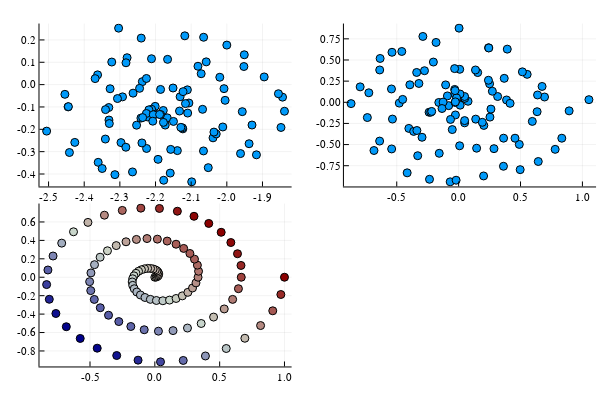

Notebook code cell kept with this figure:
### Markdown cell above
Now transforming the $X$ matrix in the $X_E$ using the $R,t,c$ paramaters $X_E=cXR+ht$.
And calculing the $err$ error of the $X_E$ matrix against $Y$, $err=\sum_{i=1}^{N}||X_E-Y||$

### Code cell
h=ones(N,1);
X_E=c*X*R+h*t
err=0;
for i in 1:N
err=norm(X_E[i,1:2]-Y[i,1:2])+err;
end
py_e=scatter(X_E[1:N,1],X_E[1:N,2]);
px=scatter(X[1:N,1],X[1:N,2]);;
plot(px,py_e,p2)
